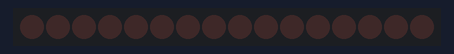
A sketch run on a simulated Arduino Uno, built with avr-gcc and run on an emulated ATmega328P. Parts: 16 shift-register outputs drawn as a row of LEDs (first output left, lit = HIGH). Wiring (inferred from the names in the program): 2 × shift register (74HC595): data pin 4; shift clock pin 6; latch pin 5. Wiring (inferred from the signals the program sends): row of LEDs: on Q0, Q1, Q2, Q3, Q4, Q5, Q6, Q7, Q8, Q9, Q10, Q11, Q12, Q13, Q14, Q15.

Above: at 0.5 s.
At 2.5 s:
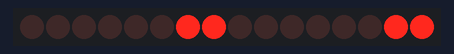
At 3.5 s:
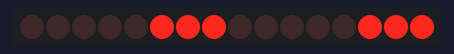
At 5.5 s:
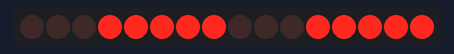
At 7.5 s:
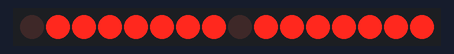
At 10.5 s:
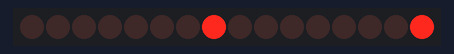
Timing chart, 0 to 11.7 s (numbered marks = the images above):
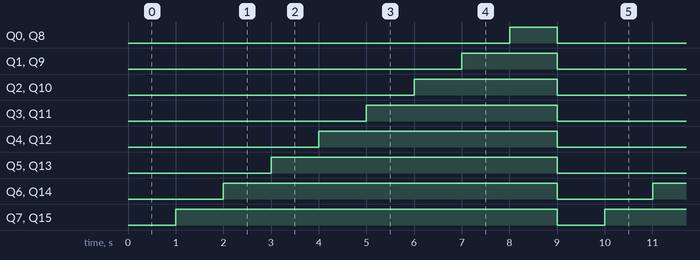

Measured:
- by itself, Q0, Q8: alternates HIGH for 1.0 s and LOW for 8.0 s
- by itself, Q1, Q9: alternates HIGH for 2.0 s and LOW for 7.0 s
- by itself, Q2, Q10: alternates HIGH for 3.0 s and LOW for 6.0 s
- by itself, Q3, Q11: alternates HIGH for 4.0 s and LOW for 5.0 s
- by itself, Q4, Q12: alternates HIGH for 5.0 s and LOW for 4.0 s
- by itself, Q5, Q13: alternates HIGH for 6.0 s and LOW for 3.0 s
- by itself, Q6, Q14: alternates HIGH for 7.0 s and LOW for 2.0 s
- by itself, Q7, Q15: alternates HIGH for 8.0 s and LOW for 1.0 s

The sketch:

blink_test.ino
```cpp
/*
Adafruit Arduino - Lesson 4. 8 LEDs and a Shift Register
*/

int dataPin = 4;
int latchPin = 5;
int clockPin = 6;

byte leds = 0;
byte leds2 = 0;

void setup() {
  pinMode(latchPin, OUTPUT);
  pinMode(dataPin, OUTPUT);
  pinMode(clockPin, OUTPUT);
}

void loop() {
  leds = 0;
  leds2 = 0;
  updateShiftRegister();
  delay(1000);
  for (int i = 0; i < 8; i++) {
    //bitClear(leds, (i + 7) % 8);
    bitSet(leds, i);
    bitSet(leds2, i);
    updateShiftRegister();
    delay(1000);
  }
}

void updateShiftRegister() {
   digitalWrite(latchPin, LOW);
   shiftOut(dataPin, clockPin, LSBFIRST, leds);
   shiftOut(dataPin, clockPin, LSBFIRST, leds2);
   digitalWrite(latchPin, HIGH);
}
```
